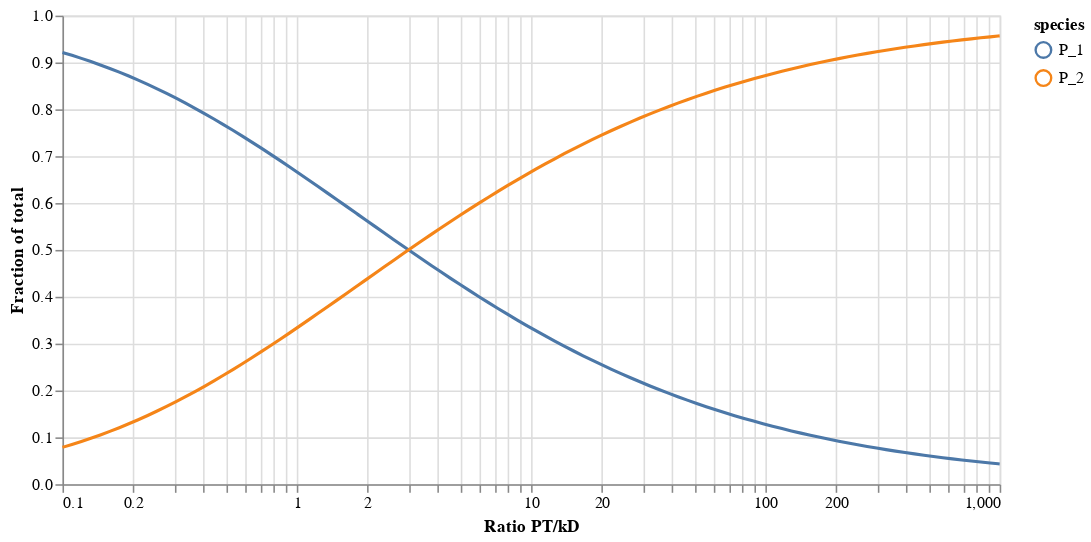

Write notebook code for a chart like this one.
### Markdown cell above
The resulting values are _fractions_ of monomer and dimer respectively, rather than their concentrations. We can plot the results with `altair`, adapting the [gallery example](https://altair-viz.github.io/gallery/multiline_tooltip_standard.html#gallery-multiline-tooltip-standard) for a multi-line tooltip graph.

### Code cell
import altair as alt

source = df.melt("PT", var_name="species", value_name="y")

# Create a selection that chooses the nearest point & selects based on x-value
nearest = alt.selection_point(nearest=True, on="pointerover",
                              fields=["PT"], empty=False)

# The basic line
line = alt.Chart(source).mark_line(interpolate="basis").encode(
    x=alt.X("PT:Q", scale=alt.Scale(type="log"), title='Ratio PT/kD'),
    y=alt.Y("y:Q", title='Fraction of total'),
    color="species:N",
)

# Draw points on the line, and highlight based on selection
points = line.mark_point().encode(
    opacity=alt.condition(nearest, alt.value(1), alt.value(0))
)

# Draw a rule at the location of the selection
rules = alt.Chart(source).transform_pivot(
    "species",
    value="y",
    groupby=["PT"]
).mark_rule(color="black").encode(
    x="PT:Q",
    opacity=alt.condition(nearest, alt.value(0.3), alt.value(0)),
    tooltip=[alt.Tooltip(c, type="quantitative", format=".2f") for c in df.columns],
).add_params(nearest)


# Put the five layers into a chart and bind the data
alt.layer(
    line, points, rules
).properties(
    width=600, height=300
)

### Figure 1 — Vega-Lite specification as saved in the notebook (floating-point values rounded to 4 significant figures; data arrays with more than 128 entries replaced by an {"elided": "..."} marker saying what was removed)
{"config": {"view": {"continuousWidth": 300, "continuousHeight": 300}}, "layer": [{"mark": {"type": "line", "interpolate": "basis"}, "encoding": {"color": {"field": "species", "type": "nominal"}, "x": {"field": "PT", "scale": {"type": "log"}, "title": "Ratio PT/kD", "type": "quantitative"}, "y": {"field": "y", "title": "Fraction of total", "type": "quantitative"}}}, {"mark": {"type": "point"}, "encoding": {"color": {"field": "species", "type": "nominal"}, "opacity": {"condition": {"param": "param_2", "value": 1, "empty": false}, "value": 0}, "x": {"field": "PT", "scale": {"type": "log"}, "title": "Ratio PT/kD", "type": "quantitative"}, "y": {"field": "y", "title": "Fraction of total", "type": "quantitative"}}}, {"mark": {"type": "rule", "color": "black"}, "encoding": {"opacity": {"condition": {"param": "param_2", "value": 0.3, "empty": false}, "value": 0}, "tooltip": [{"field": "PT", "format": ".2f", "type": "quantitative"}, {"field": "P_1", "format": ".2f", "type": "quantitative"}, {"field": "P_2", "format": ".2f", "type": "quantitative"}], "x": {"field": "PT", "type": "quantitative"}}, "name": "view_2", "transform": [{"pivot": "species", "value": "y", "groupby": ["PT"]}]}], "data": {"name": "data-446f9e2ed8437d0111f079d2121109d1"}, "height": 300, "params": [{"name": "param_2", "select": {"type": "point", "fields": ["PT"], "nearest": true, "on": "pointerover"}, "views": ["view_2"]}], "width": 600, "$schema": "https://vega.github.io/schema/vega-lite/v5.17.0.json", "datasets": {"data-446f9e2ed8437d0111f079d2121109d1": {"elided": "200 records"}}}
